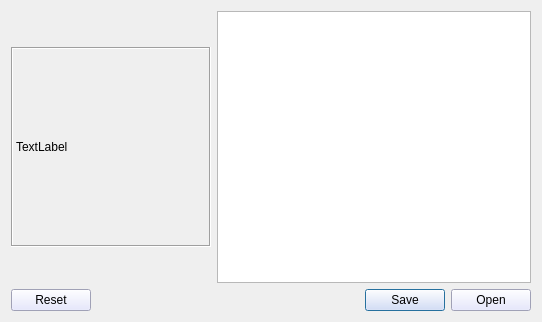
<?xml version="1.0" encoding="UTF-8"?>
<ui version="4.0">
 <class>Flat_Zhukov</class>
 <widget class="QWidget" name="Flat_Zhukov">
  <property name="geometry">
   <rect>
    <x>0</x>
    <y>0</y>
    <width>542</width>
    <height>322</height>
   </rect>
  </property>
  <property name="windowTitle">
   <string>Form</string>
  </property>
  <layout class="QGridLayout" name="gridLayout">
   <item row="0" column="0">
    <widget class="QLabel" name="label">
     <property name="minimumSize">
      <size>
       <width>200</width>
       <height>0</height>
      </size>
     </property>
     <property name="maximumSize">
      <size>
       <width>200</width>
       <height>200</height>
      </size>
     </property>
     <property name="frameShape">
      <enum>QFrame::Box</enum>
     </property>
     <property name="frameShadow">
      <enum>QFrame::Sunken</enum>
     </property>
     <property name="text">
      <string>TextLabel</string>
     </property>
    </widget>
   </item>
   <item row="0" column="1">
    <widget class="QTextEdit" name="textEdit">
     <property name="styleSheet">
      <string notr="true">font: 10pt &quot;xos4 Terminus&quot;;</string>
     </property>
    </widget>
   </item>
   <item row="1" column="0" colspan="2">
    <widget class="QDialogButtonBox" name="buttonBox">
     <property name="styleSheet">
      <string notr="true">background:rgb(224, 226, 255)</string>
     </property>
     <property name="standardButtons">
      <set>QDialogButtonBox::Open|QDialogButtonBox::Reset|QDialogButtonBox::Save</set>
     </property>
    </widget>
   </item>
  </layout>
 </widget>
 <resources/>
 <connections/>
</ui>
